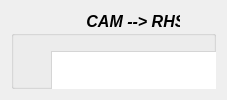
      <widget class="QWidget" name="live_view">
       <layout class="QGridLayout" name="gridLayout">
        <item row="0" column="0">
         <widget class="QGroupBox" name="gbCam_0">
          <property name="font">
           <font>
            <pointsize>12</pointsize>
            <weight>75</weight>
            <italic>true</italic>
            <bold>true</bold>
           </font>
          </property>
          <property name="title">
           <string>                 CAM --&gt; RHS</string>
          </property>
          <widget class="QLabel" name="lbCam_0">
           <property name="geometry">
            <rect>
             <x>40</x>
             <y>40</y>
             <width>411</width>
             <height>301</height>
            </rect>
           </property>
           <property name="minimumSize">
            <size>
             <width>180</width>
             <height>180</height>
            </size>
           </property>
           <property name="maximumSize">
            <size>
             <width>640</width>
             <height>480</height>
            </size>
           </property>
           <property name="font">
            <font>
             <family>Times New Roman</family>
            </font>
           </property>
           <property name="styleSheet">
            <string notr="true">QLabel{
border-width: 0.5px;
border-color:rgb(213, 213, 213);
border-style: solid;
background-color:rgb(255, 255, 255);
}</string>
           </property>
           <property name="text">
            <string/>
           </property>
           <property name="pixmap">
            <pixmap>../ICONS/LOGO1.jpg</pixmap>
           </property>
           <property name="alignment">
            <set>Qt::AlignCenter</set>
           </property>
          </widget>
          <widget class="QGroupBox" name="gbCam_1">
           <property name="geometry">
            <rect>
             <x>340</x>
             <y>0</y>
             <width>561</width>
             <height>877</height>
            </rect>
           </property>
           <property name="font">
            <font>
             <pointsize>12</pointsize>
             <weight>75</weight>
             <italic>true</italic>
             <bold>true</bold>
            </font>
           </property>
           <property name="title">
            <string/>
           </property>
           <widget class="QLabel" name="lbCam_1">
            <property name="geometry">
             <rect>
              <x>140</x>
              <y>40</y>
              <width>411</width>
              <height>301</height>
             </rect>
            </property>
            <property name="minimumSize">
             <size>
              <width>180</width>
              <height>180</height>
             </size>
            </property>
            <property name="maximumSize">
             <size>
              <width>640</width>
              <height>480</height>
             </size>
            </property>
            <property name="font">
             <font>
              <family>Times New Roman</family>
             </font>
            </property>
            <property name="styleSheet">
             <string notr="true">QLabel{
border-width: 0.5px;
border-color:rgb(213, 213, 213);
border-style: solid;
background-color:rgb(255, 255, 255);
}</string>
            </property>
            <property name="text">
             <string/>
            </property>
            <property name="pixmap">
             <pixmap>../ICONS/LOGO1.jpg</pixmap>
            </property>
            <property name="alignment">
             <set>Qt::AlignCenter</set>
            </property>
           </widget>
           <widget class="QLabel" name="lbres1">
            <property name="geometry">
             <rect>
              <x>140</x>
              <y>390</y>
              <width>411</width>
              <height>61</height>
             </rect>
            </property>
            <property name="font">
             <font>
              <pointsize>12</pointsize>
              <weight>75</weight>
              <italic>true</italic>
              <bold>true</bold>
             </font>
            </property>
            <property name="frameShape">
             <enum>QFrame::StyledPanel</enum>
            </property>
            <property name="frameShadow">
             <enum>QFrame::Sunken</enum>
            </property>
            <property name="text">
             <string/>
            </property>
           </widget>
           <widget class="QLabel" name="lbwarn_win">
            <property name="geometry">
             <rect>
              <x>270</x>
              <y>350</y>
              <width>131</width>
              <height>31</height>
             </rect>
            </property>
            <property name="font">
             <font>
              <pointsize>12</pointsize>
              <weight>75</weight>
              <italic>true</italic>
              <bold>true</bold>
             </font>
            </property>
            <property name="text">
             <string>Result Window</string>
            </property>
           </widget>
           <widget class="QLabel" name="label">
            <property name="geometry">
             <rect>
              <x>160</x>
              <y>10</y>
              <width>101</width>
              <height>17</height>
             </rect>
            </property>
            <property name="font">
             <font>
              <pointsize>12</pointsize>
              <weight>75</weight>
              <italic>true</italic>
              <bold>true</bold>
             </font>
            </property>
            <property name="text">
             <string>CAM --&gt; MID</string>
            </property>
           </widget>
           <widget class="QLabel" name="lbwarn_win_2">
            <property name="geometry">
             <rect>
              <x>150</x>
              <y>400</y>
              <width>141</width>
              <height>31</height>
             </rect>
            </property>
            <property name="font">
             <font>
              <pointsize>12</pointsize>
              <weight>75</weight>
              <italic>true</italic>
              <bold>true</bold>
             </font>
            </property>
            <property name="text">
             <string>RHS_CAM RESULT :</string>
            </property>
           </widget>
           <widget class="QLabel" name="lbres2">
            <property name="geometry">
             <rect>
              <x>140</x>
              <y>490</y>
              <width>411</width>
              <height>61</height>
             </rect>
            </property>
            <property name="font">
             <font>
              <pointsize>12</pointsize>
              <weight>75</weight>
              <italic>true</italic>
              <bold>true</bold>
             </font>
            </property>
            <property name="frameShape">
             <enum>QFrame::StyledPanel</enum>
            </property>
            <property name="frameShadow">
             <enum>QFrame::Sunken</enum>
            </property>
            <property name="text">
             <string/>
            </property>
           </widget>
           <widget class="QLabel" name="lbres3">
            <property name="geometry">
             <rect>
              <x>140</x>
              <y>580</y>
              <width>411</width>
              <height>61</height>
             </rect>
            </property>
            <property name="font">
             <font>
              <pointsize>12</pointsize>
              <weight>75</weight>
              <italic>true</italic>
              <bold>true</bold>
             </font>
            </property>
            <property name="frameShape">
             <enum>QFrame::StyledPanel</enum>
            </property>
            <property name="frameShadow">
             <enum>QFrame::Sunken</enum>
            </property>
            <property name="text">
             <string/>
            </property>
           </widget>
           <widget class="QLabel" name="lbwarn_win_3">
            <property name="geometry">
             <rect>
              <x>150</x>
              <y>510</y>
              <width>141</width>
              <height>31</height>
             </rect>
            </property>
            <property name="font">
             <font>
              <pointsize>12</pointsize>
              <weight>75</weight>
              <italic>true</italic>
              <bold>true</bold>
             </font>
            </property>
            <property name="text">
             <string>MDL_CAM RESULT :</string>
            </property>
           </widget>
           <widget class="QLabel" name="lbwarn_win_4">
            <property name="geometry">
             <rect>
              <x>150</x>
              <y>590</y>
              <width>141</width>
              <height>31</height>
             </rect>
            </property>
            <property name="font">
             <font>
              <pointsize>12</pointsize>
              <weight>75</weight>
              <italic>true</italic>
              <bold>true</bold>
             </font>
            </property>
            <property name="text">
             <string>LHS_CAM RESULT :</string>
            </property>
           </widget>
           <widget class="QLabel" name="lbWarn1">
            <property name="geometry">
             <rect>
              <x>320</x>
              <y>400</y>
              <width>191</width>
              <height>31</height>
             </rect>
            </property>
            <property name="font">
             <font>
              <pointsize>12</pointsize>
              <weight>75</weight>
              <italic>true</italic>
              <bold>true</bold>
             </font>
            </property>
            <property name="text">
             <string/>
            </property>
           </widget>
           <widget class="QLabel" name="lbWarn2">
            <property name="geometry">
             <rect>
              <x>320</x>
              <y>510</y>
              <width>191</width>
              <height>31</height>
             </rect>
            </property>
            <property name="font">
             <font>
              <pointsize>12</pointsize>
              <weight>75</weight>
              <italic>true</italic>
              <bold>true</bold>
             </font>
            </property>
            <property name="text">
             <string/>
            </property>
           </widget>
           <widget class="QLabel" name="lbWarn3">
            <property name="geometry">
             <rect>
              <x>320</x>
              <y>590</y>
              <width>191</width>
              <height>31</height>
             </rect>
            </property>
            <property name="font">
             <font>
              <pointsize>12</pointsize>
              <weight>75</weight>
              <italic>true</italic>
              <bold>true</bold>
             </font>
            </property>
            <property name="text">
             <string/>
            </property>
           </widget>
          </widget>
          <widget class="QLabel" name="lbCam_2">
           <property name="geometry">
            <rect>
             <x>40</x>
             <y>380</y>
             <width>411</width>
             <height>301</height>
            </rect>
           </property>
           <property name="minimumSize">
            <size>
             <width>180</width>
             <height>180</height>
            </size>
           </property>
           <property name="maximumSize">
            <size>
             <width>640</width>
             <height>341</height>
            </size>
           </property>
           <property name="font">
            <font>
             <family>Times New Roman</family>
            </font>
           </property>
           <property name="styleSheet">
            <string notr="true">QLabel{
border-width: 0.5px;
border-color:rgb(213, 213, 213);
border-style: solid;
background-color:rgb(255, 255, 255);
}</string>
           </property>
           <property name="text">
            <string/>
           </property>
           <property name="pixmap">
            <pixmap>../ICONS/LOGO1.jpg</pixmap>
           </property>
           <property name="alignment">
            <set>Qt::AlignCenter</set>
           </property>
          </widget>
          <widget class="QLabel" name="lbCam2_name">
           <property name="geometry">
            <rect>
             <x>70</x>
             <y>350</y>
             <width>101</width>
             <height>31</height>
            </rect>
           </property>
           <property name="font">
            <font>
             <pointsize>12</pointsize>
             <weight>75</weight>
             <italic>true</italic>
             <bold>true</bold>
            </font>
           </property>
           <property name="text">
            <string>CAM --&gt; LHS</string>
           </property>
          </widget>
         </widget>
        </item>
       </layout>
      </widget>
